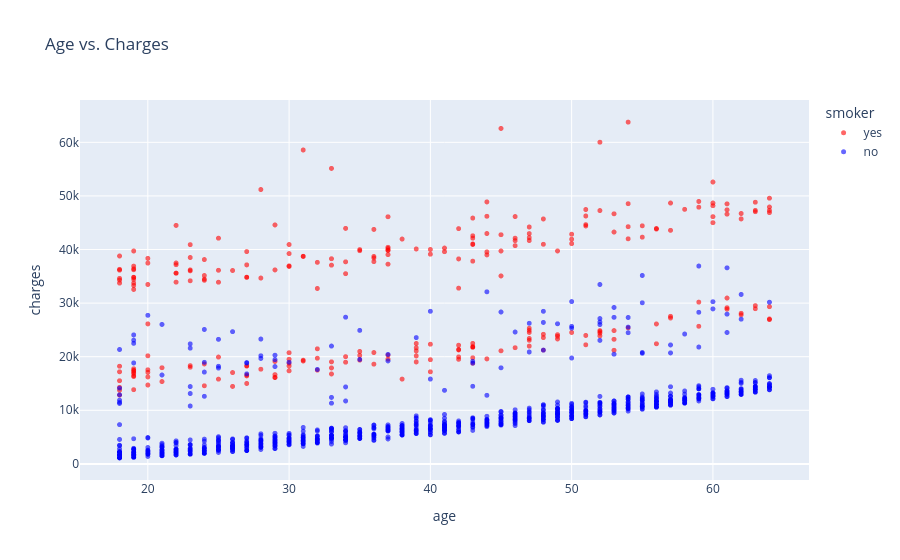

The notebook cell saved with this chart:
### Markdown cell above
## Age and Charges

> Age would be one of the most important factors when determining the charges

> Each point in the scatter plot represents one customer. We'll also use values in the "smoker" column to color the points.

### Code cell
fig = px.scatter(medical_df,
                 x='age',
                 y='charges',
                 color='smoker',
                 color_discrete_sequence=['red', 'blue'],
                 opacity=0.6,
                 hover_data=['sex'],
                 title='Age vs. Charges')
fig.update_traces(marker_size=5)
fig.show()

### Figure 1 — Plotly figure (JSON) as saved in the notebook; plotly's stock layout.template omitted (floating-point values rounded to 4 significant figures; data arrays with more than 128 entries replaced by an {"elided": "..."} marker saying what was removed)
{"data": [{"customdata": {"elided": "274x1 str values"}, "hovertemplate": "smoker=yes<br>age=%{x}<br>charges=%{y}<br>sex=%{customdata[0]}<extra></extra>", "legendgroup": "yes", "marker": {"color": "red", "opacity": 0.6, "size": 5, "symbol": "circle"}, "mode": "markers", "name": "yes", "showlegend": true, "type": "scattergl", "x": {"elided": "274 int values"}, "xaxis": "x", "y": {"elided": "274 float values"}, "yaxis": "y"}, {"customdata": {"elided": "1064x1 str values"}, "hovertemplate": "smoker=no<br>age=%{x}<br>charges=%{y}<br>sex=%{customdata[0]}<extra></extra>", "legendgroup": "no", "marker": {"color": "blue", "opacity": 0.6, "size": 5, "symbol": "circle"}, "mode": "markers", "name": "no", "showlegend": true, "type": "scattergl", "x": {"elided": "1064 int values"}, "xaxis": "x", "y": {"elided": "1064 float values"}, "yaxis": "y"}], "layout": {"legend": {"title": {"text": "smoker"}, "tracegroupgap": 0}, "title": {"text": "Age vs. Charges"}, "xaxis": {"anchor": "y", "domain": [0, 1], "title": {"text": "age"}}, "yaxis": {"anchor": "x", "domain": [0, 1], "title": {"text": "charges"}}}}
